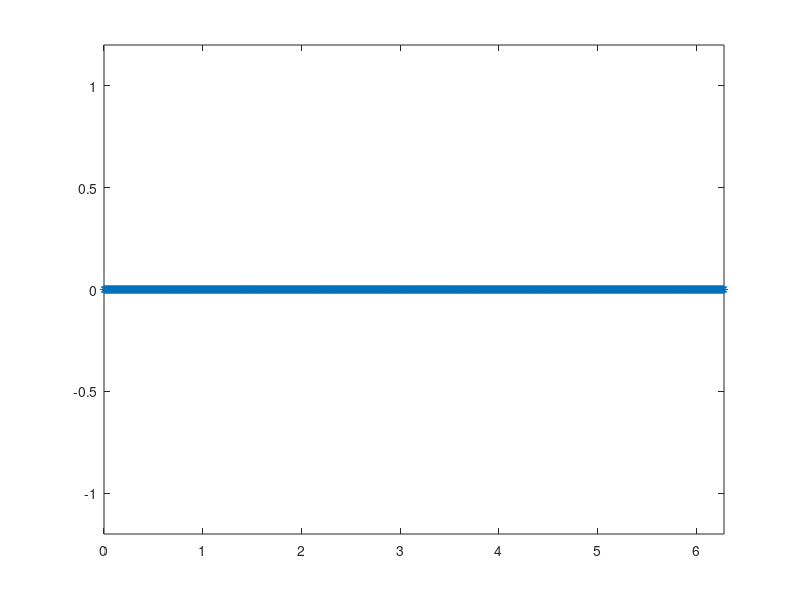

The MATLAB source for this figure:
function cuerda
x=linspace(0,2*pi,1000); n=50
for j=1:n
    t=(2*pi/49)*(j-1);
    y=sin(t)*sin(x);
    plot(x,y,'*'), axis([0 2*pi -1.2 1.2])
    F(j)=getframe;
end
movie(F,5)
